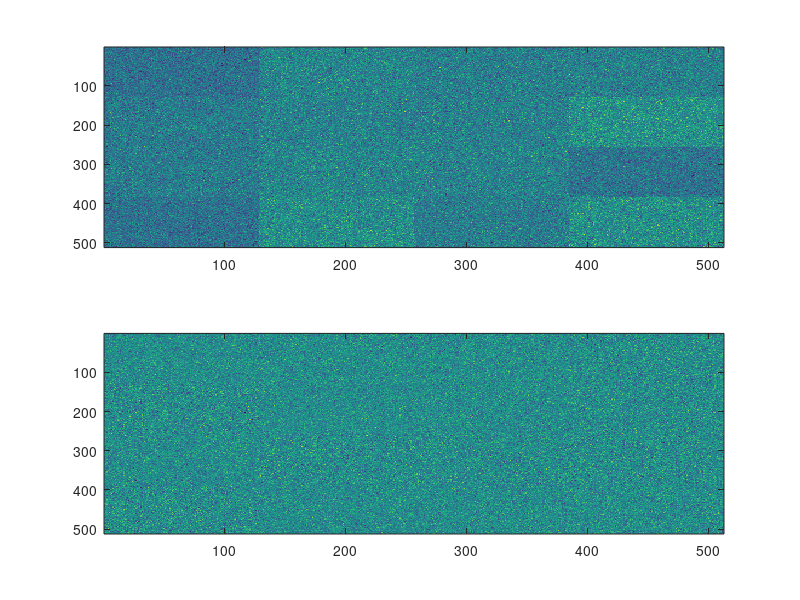

Recreate this plot in MATLAB. (Note: this script raises an error after producing the figure.)
clear

num_caps = 8
dark_val = 50;                  # Dark current Poisson mean
flat_val = 1000;                # Flat field current Poisson mean
num_frames = 100;               # How many frames to generate, per cap
image_width = 512;
image_height = 512;
asic_width = 128;
asic_height = 128;

asic_x_count = image_width/asic_width;
asic_y_count = image_height/asic_height;

rand("state", [42 17 69 105]);  # Seed to a known start
randn("state", [69 105 42 17]);
randp("state", [105 69 17 42]);

## First generate the random gains per asic
asic_deviation = rand(asic_y_count, asic_x_count, num_caps)*0.2-0.1; # 10% gain difference
asic_deviation = asic_deviation+1;                                   #Gains are offset from uniform gain of 1

## Now generate the random gains per pixel
pixel_gains = randn(image_height, image_width, num_caps)*(0.05/3); # 5% gain difference
pixel_gains = min(0.05, pixel_gains);
pixel_gains = max(-0.05, pixel_gains); # Clip to 5%
pixel_gains += 1;                      # Change to factor

for cap_idx = 1:num_caps
  for row_idx = 1:asic_y_count
    y_start = (row_idx-1)*asic_height+1;
    y_end = row_idx*asic_height;
    for col_idx = 1:asic_x_count
      x_start = (col_idx-1)*asic_width+1;
      x_end = col_idx*asic_width;

      pixel_gains(y_start:y_end, x_start:x_end, cap_idx) *= asic_deviation(row_idx, col_idx, cap_idx);
    endfor
  endfor
endfor

## With the gains generated, the dark and flat images can be generated

## First generate the base frames
dark_image = randp(dark_val, image_height, image_width, num_caps*num_frames);
## Then multiply by the per-cap gains
for frame_idx = 1:(num_caps*num_frames)
  cap_idx = mod(frame_idx-1, num_caps)+1; # Get the current cap
  dark_image(:,:,frame_idx) = dark_image(:,:,frame_idx).*pixel_gains(:,:,cap_idx);
endfor

subplot(2,1,1)
imagesc(dark_image(:,:,3))
subplot(2,1,2)
imagesc(dark_image(:,:,32)-dark_image(:,:,24))

## Now we have to save the dark image
dark_filename = 'xpad_dark.raw';
dark_file = fopen(dark_filename, "wb");

for frame_idx = 1:(num_frames*num_caps)
  curr_slice = dark_image(:,:,frame_idx)'; #Get the slice
  fwrite(dark_file, curr_slice, "uint16", 0, "b"); #-=-= XXX Write big-endian -- may need to switch later
endfor

fclose(dark_file);
clear dark_image

## Now generate the bright image
## First generate the base frames of dark plus flat
flat_image = randp(dark_val+flat_val, image_height, image_width, num_caps*num_frames);

## Then multiply by the per-cap gains
for frame_idx = 1:(num_caps*num_frames)
  cap_idx = mod(frame_idx-1, num_caps)+1; # Get the current cap
  flat_image(:,:,frame_idx) = flat_image(:,:,frame_idx).*pixel_gains(:,:,cap_idx);
endfor

## Then save to disk
bright_filename = 'xpad_bright.raw';
bright_file = fopen(bright_filename, "wb");

for frame_idx = 1:(num_frames*num_caps)
  curr_slice = flat_image(:,:,frame_idx)'; #Get the slice
  fwrite(bright_file, curr_slice, "uint16", 0, "b"); #-=-= XXX Write big-endian -- may need to switch later
endfor

fclose(bright_file);
clear bright_image


## Now create a flat file for testing the flat field correction
## First generate the base frames of dark plus new exposure
num_test_frames = 3;
test_image = randp(dark_val+2*flat_val, image_height, image_width, num_caps*num_test_frames);

## Then multiply by the per-cap gains
for frame_idx = 1:(num_caps*num_test_frames)
  cap_idx = mod(frame_idx-1, num_caps)+1; # Get the current cap
  test_image(:,:,frame_idx) = test_image(:,:,frame_idx).*pixel_gains(:,:,cap_idx);
endfor

## Then save to disk
test_filename = 'xpad_test.raw';
test_file = fopen(test_filename, "wb");

for frame_idx = 1:(num_test_frames*num_caps)
  curr_slice = test_image(:,:,frame_idx)'; #Get the slice
  fwrite(test_file, curr_slice, "uint16", 0, "b"); #-=-= XXX Write big-endian -- may need to switch later
endfor

fclose(test_file);
clear test_image
